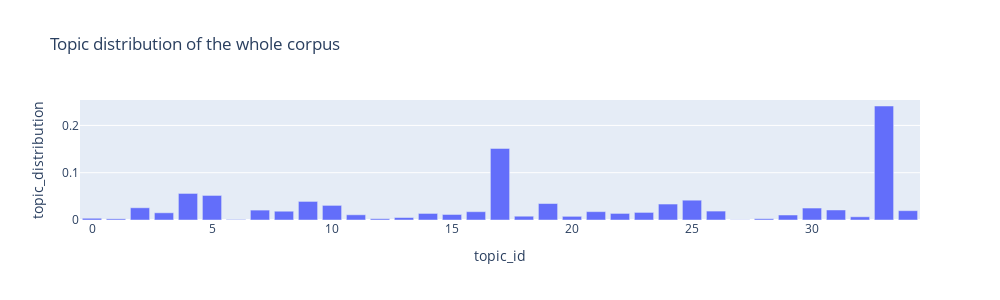

Source (notebook cell):
### Code cell
fig2 = px.bar(topics_distribution, x='topic_id', y='topic_distribution',title='Topic distribution of the whole corpus')
fig2.update_layout(autosize=False, width=1000, height=300)
fig2.show()

### Figure 1 — Plotly figure (JSON) as saved in the notebook; plotly's stock layout.template omitted (floating-point values rounded to 4 significant figures)
{"data": [{"alignmentgroup": "True", "hovertemplate": "topic_id=%{x}<br>topic_distribution=%{y}<extra></extra>", "legendgroup": "", "marker": {"color": "#636efa"}, "name": "", "offsetgroup": "", "orientation": "v", "showlegend": false, "textposition": "auto", "type": "bar", "x": [4, 7, 9, 14, 16, 17, 19, 21, 22, 24, 25, 26, 33, 0, 5, 6, 15, 23, 29, 30, 32, 11, 2, 3, 8, 13, 31, 34, 10, 18, 20, 1, 12, 27, 28], "xaxis": "x", "y": [0.05616, 0.02094, 0.03928, 0.01386, 0.01757, 0.1513, 0.03483, 0.01765, 0.01392, 0.03375, 0.04189, 0.01886, 0.241, 0.003678, 0.05193, 0.001069, 0.01168, 0.01604, 0.01056, 0.02529, 0.006796, 0.01101, 0.02586, 0.01525, 0.01857, 0.005222, 0.0212, 0.01971, 0.0309, 0.008005, 0.007754, 0.002488, 0.002743, 0.0004299, 0.002734], "yaxis": "y"}], "layout": {"autosize": false, "barmode": "relative", "height": 300, "legend": {"tracegroupgap": 0}, "title": {"text": "Topic distribution of the whole corpus"}, "width": 1000, "xaxis": {"anchor": "y", "domain": [0, 1], "title": {"text": "topic_id"}}, "yaxis": {"anchor": "x", "domain": [0, 1], "title": {"text": "topic_distribution"}}}}
